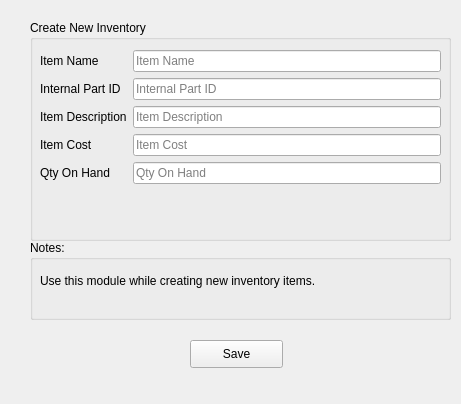
<?xml version="1.0" encoding="UTF-8"?>
<ui version="4.0">
 <class>createNewInventorWidget</class>
 <widget class="QWidget" name="createNewInventorWidget">
  <property name="geometry">
   <rect>
    <x>0</x>
    <y>0</y>
    <width>461</width>
    <height>404</height>
   </rect>
  </property>
  <property name="windowTitle">
   <string>Create New Inventory</string>
  </property>
  <widget class="QPushButton" name="newInventorySaveButton">
   <property name="geometry">
    <rect>
     <x>190</x>
     <y>340</y>
     <width>93</width>
     <height>28</height>
    </rect>
   </property>
   <property name="text">
    <string>Save</string>
   </property>
  </widget>
  <widget class="QGroupBox" name="groupBox">
   <property name="geometry">
    <rect>
     <x>30</x>
     <y>20</y>
     <width>421</width>
     <height>221</height>
    </rect>
   </property>
   <property name="title">
    <string>Create New Inventory</string>
   </property>
   <widget class="QWidget" name="formLayoutWidget">
    <property name="geometry">
     <rect>
      <x>10</x>
      <y>30</y>
      <width>401</width>
      <height>171</height>
     </rect>
    </property>
    <layout class="QFormLayout" name="formLayout">
     <item row="0" column="0">
      <widget class="QLabel" name="label">
       <property name="text">
        <string>Item Name</string>
       </property>
      </widget>
     </item>
     <item row="2" column="0">
      <widget class="QLabel" name="label_2">
       <property name="text">
        <string>Item Description</string>
       </property>
      </widget>
     </item>
     <item row="4" column="0">
      <widget class="QLabel" name="label_3">
       <property name="text">
        <string>Qty On Hand</string>
       </property>
      </widget>
     </item>
     <item row="3" column="0">
      <widget class="QLabel" name="label_4">
       <property name="text">
        <string>Item Cost</string>
       </property>
      </widget>
     </item>
     <item row="0" column="1">
      <widget class="QLineEdit" name="newInvItemName">
       <property name="placeholderText">
        <string>Item Name</string>
       </property>
      </widget>
     </item>
     <item row="2" column="1">
      <widget class="QLineEdit" name="newInvItemDescription">
       <property name="placeholderText">
        <string>Item Description</string>
       </property>
      </widget>
     </item>
     <item row="3" column="1">
      <widget class="QLineEdit" name="newInvItemCost">
       <property name="placeholderText">
        <string>Item Cost</string>
       </property>
      </widget>
     </item>
     <item row="4" column="1">
      <widget class="QLineEdit" name="newInvItemQty">
       <property name="placeholderText">
        <string>Qty On Hand</string>
       </property>
      </widget>
     </item>
     <item row="1" column="1">
      <widget class="QLineEdit" name="newInvInternalPartID">
       <property name="placeholderText">
        <string>Internal Part ID</string>
       </property>
      </widget>
     </item>
     <item row="1" column="0">
      <widget class="QLabel" name="label_11">
       <property name="text">
        <string>Internal Part ID</string>
       </property>
      </widget>
     </item>
    </layout>
   </widget>
  </widget>
  <widget class="QGroupBox" name="createNewInventoryNoteBox">
   <property name="geometry">
    <rect>
     <x>30</x>
     <y>240</y>
     <width>421</width>
     <height>80</height>
    </rect>
   </property>
   <property name="title">
    <string>Notes:</string>
   </property>
   <widget class="QLabel" name="label_8">
    <property name="geometry">
     <rect>
      <x>10</x>
      <y>30</y>
      <width>381</width>
      <height>21</height>
     </rect>
    </property>
    <property name="text">
     <string>Use this module while creating new inventory items.</string>
    </property>
    <property name="wordWrap">
     <bool>true</bool>
    </property>
   </widget>
  </widget>
 </widget>
 <resources/>
 <connections/>
</ui>
